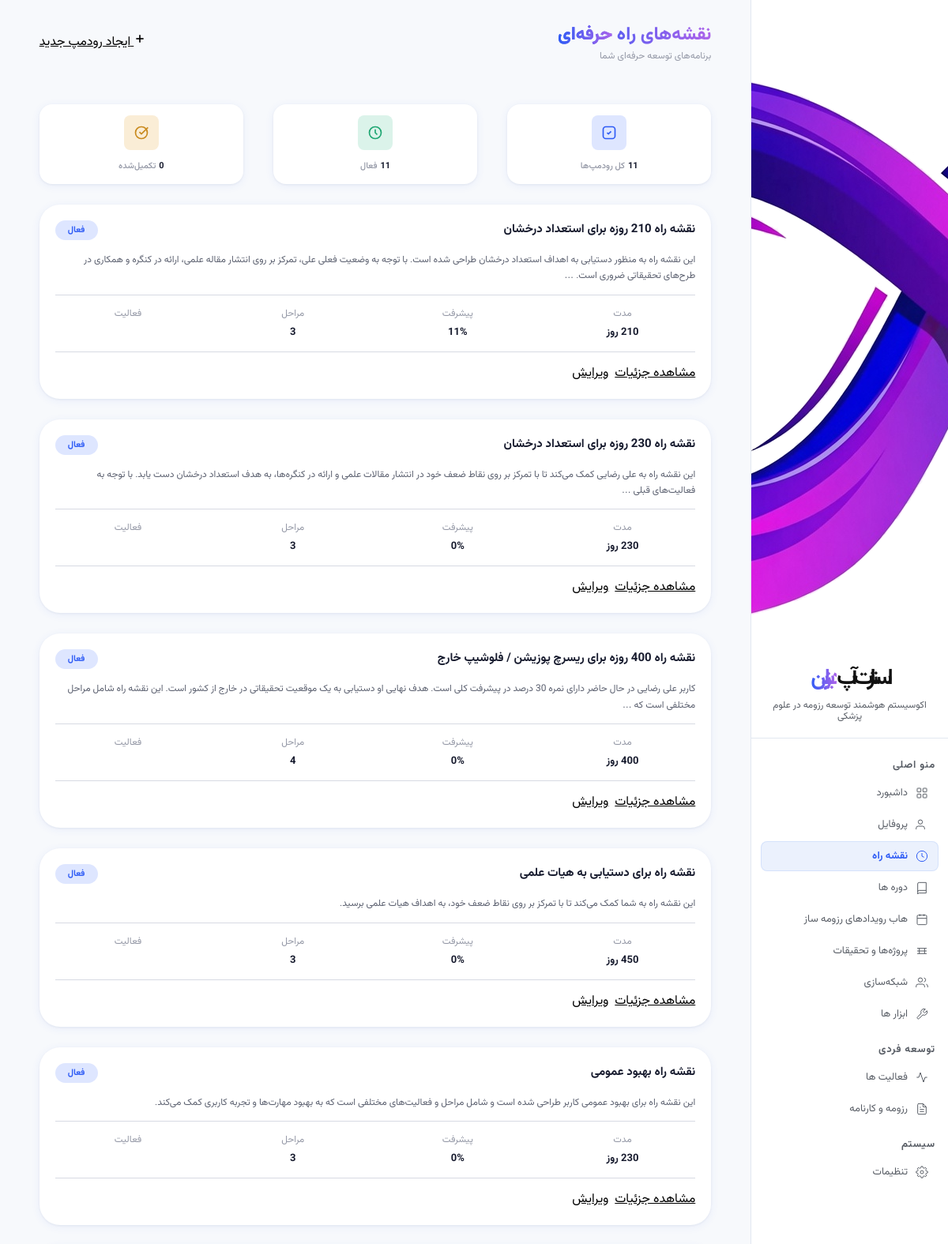
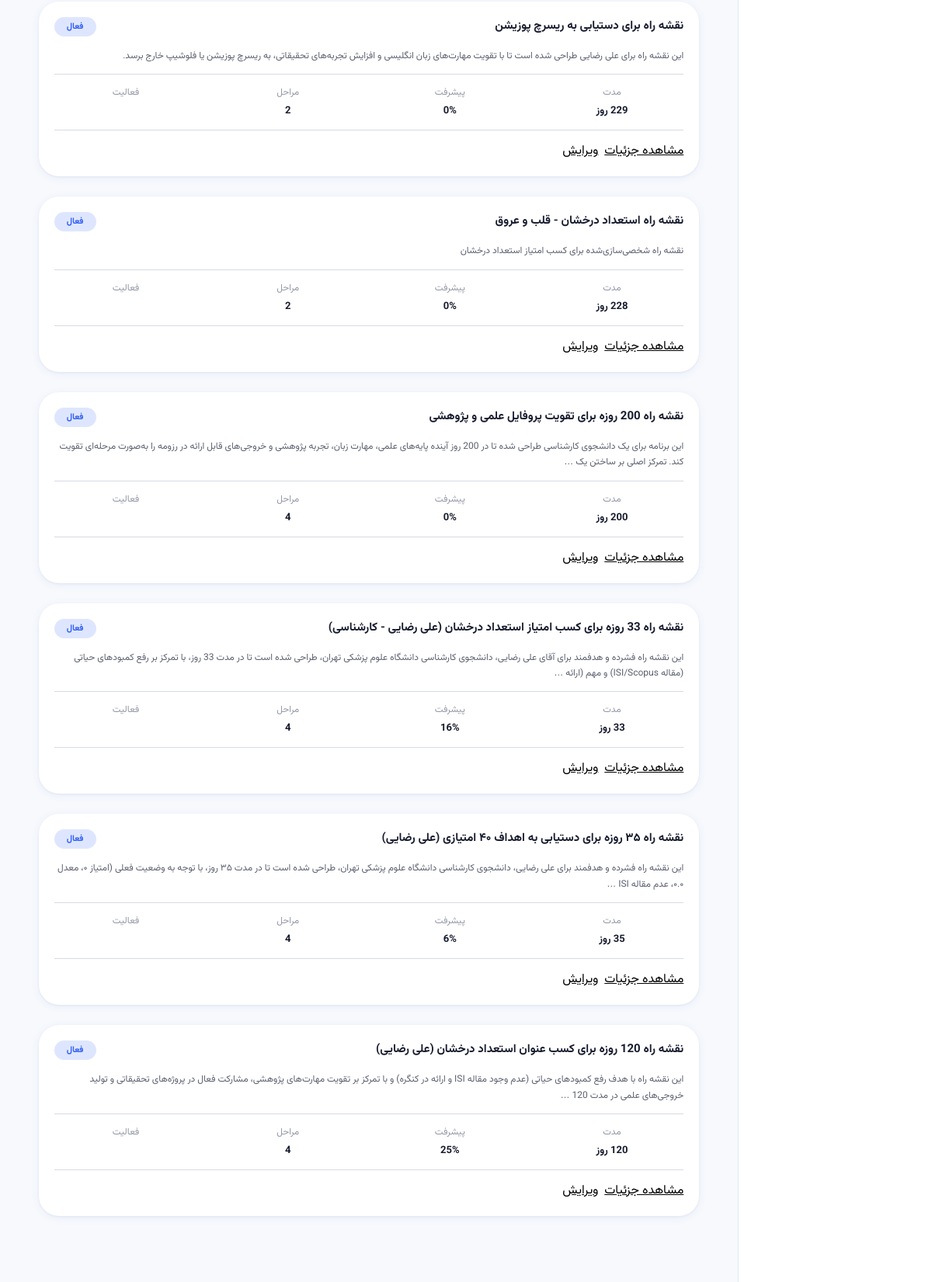
The page /roadmap/ (signed in, upper part) on the database its author committed (2 pictures, top to bottom).
### roadmap/models.py (models this page shows, shortened)
class Roadmap(models.Model):
    STATUS_CHOICES = [
        ('draft', 'پیش‌نویس'),
        ('active', 'فعال'),
        ('completed', 'تکمیل‌شده'),
        ('paused', 'متوقف'),
    ]
    GOAL_CHOICES = [
        ('estedad_darakhshan', 'استعداد درخشان'),
        ('40_emtiaz', '۴۰ امتیازی'),
        ('heyat_elmi', 'هیات علمی'),
        ('research_position', 'ریسرچ پوزیشن / فلوشیپ خارج'),
        ('general', 'بهبود عمومی'),
    ]
    user = models.ForeignKey(User, on_delete=models.CASCADE, related_name='roadmaps')
    title = models.CharField(max_length=255, verbose_name='عنوان رودمپ')
    description = models.TextField(blank=True, null=True, verbose_name='توضیحات')
    goal = models.CharField(max_length=50, choices=GOAL_CHOICES, verbose_name='هدف')
    goal_details = models.TextField(blank=True, null=True, verbose_name='جزئیات هدف')
    status = models.CharField(
        max_length=20,
        choices=STATUS_CHOICES,
        default='draft',
        verbose_name='وضعیت'
    )
    duration_days = models.PositiveIntegerField(
        validators=[MinValueValidator(1), MaxValueValidator(1095)],
        verbose_name='مدت زمان (روز)'
    )
    start_date = models.DateField(auto_now_add=True, verbose_name='تاریخ شروع')
    target_end_date = models.DateField(verbose_name='تاریخ هدف')
    ai_generated = models.BooleanField(default=False, verbose_name='تولید شده توسط AI')
    ai_prompt = models.TextField(blank=True, null=True, verbose_name='prompt AI')
    ai_analysis = models.JSONField(default=dict, blank=True, verbose_name='تحلیل AI')
    total_score = models.FloatField(default=0, verbose_name='امتیاز کل')
    score_breakdown = models.JSONField(default=dict, blank=True, verbose_name='تفکیک امتیاز')
    created_at = models.DateTimeField(auto_now_add=True)
    updated_at = models.DateTimeField(auto_now=True)
    class Meta:
        ordering = ['-created_at']
        verbose_name = 'نقشه راه'
        verbose_name_plural = 'نقشه‌های راه'
    def get_progress(self):
        stages = self.stages.all()
        if not stages:
            return 0
        total = sum(stage.get_progress() for stage in stages)
        return int(total / stages.count())

class Stage(models.Model):
    STATUS_CHOICES = [
        ('upcoming', 'در انتظار'),
        ('active', 'در حال انجام'),
        ('completed', 'تکمیل‌شده'),
    ]
    PHASE_TYPE_CHOICES = [
        ('foundation', 'بنیادی'),
        ('development', 'توسعه'),
        ('optimization', 'بهینه‌سازی'),
        ('execution', 'اجرا'),
    ]
    PRIORITY_CHOICES = [
        ('low', 'کم'),
        ('medium', 'متوسط'),
        ('high', 'زیاد'),
    ]
    roadmap = models.ForeignKey(Roadmap, on_delete=models.CASCADE, related_name='stages')
    order = models.PositiveIntegerField(verbose_name='ترتیب')
    title = models.CharField(max_length=255, verbose_name='عنوان مرحله')
    description = models.TextField(blank=True, null=True, verbose_name='توضیحات')
    objectives = models.TextField(blank=True, null=True, verbose_name='اهداف')
    status = models.CharField(
        max_length=20,
        choices=STATUS_CHOICES,
        default='upcoming',
        verbose_name='وضعیت'
    )
    phase_type = models.CharField(
        max_length=20,
        choices=PHASE_TYPE_CHOICES,
        blank=True,
        null=True,
        verbose_name='نوع فاز'
    )
    priority = models.CharField(
        max_length=10,
        choices=PRIORITY_CHOICES,
        default='medium',
        verbose_name='اولویت'
    )
    duration_days = models.PositiveIntegerField(verbose_name='مدت زمان (روز)')
    start_date = models.DateField(verbose_name='تاریخ شروع')
    end_date = models.DateField(verbose_name='تاریخ پایان')
    milestone = models.CharField(
        max_length=500,
        blank=True,
        null=True,
        verbose_name='نقطه عطف (معیار تکمیل)'
    )
    success_criteria = models.JSONField(default=list, blank=True, verbose_name='معیارهای موفقیت')
    risks = models.JSONField(default=list, blank=True, verbose_name='ریسک‌های احتمالی')
    recommended_resources = models.JSONField(default=list, blank=True, verbose_name='منابع پیشنهادی')
    created_at = models.DateTimeField(auto_now_add=True)
    updated_at = models.DateTimeField(auto_now=True)
    class Meta:
        ordering = ['roadmap', 'order']
        verbose_name = 'مرحله'
        verbose_name_plural = 'مراحل'
        unique_together = ('roadmap', 'order')
    def get_progress(self):
        activities = self.stage_activities.all()
        if not activities:
            return 0
        completed = activities.filter(is_completed=True).count()
        return int((completed / activities.count()) * 100)

class StageActivity(models.Model):
    stage = models.ForeignKey(
        Stage,
        on_delete=models.CASCADE,
        related_name='stage_activities'
    )
    activity = models.ForeignKey(
        Activity,
        on_delete=models.CASCADE,
        related_name='stage_activities'
    )
    order = models.PositiveIntegerField(verbose_name='ترتیب')
    is_completed = models.BooleanField(default=False, verbose_name='تکمیل‌شده')
    completion_date = models.DateField(blank=True, null=True, verbose_name='تاریخ تکمیل')
    saved_to_profile = models.CharField(
        max_length=50,
        blank=True,
        null=True,
        choices=[
            ('articles', 'مقالات'),
            ('presentations', 'ارائه‌ها'),
            ('executive_records', 'سوابق اجرایی'),
            ('training_courses', 'دوره‌های آموزشی'),
        ],
        verbose_name='ثبت شده در'
    )
    profile_data = models.JSONField(default=dict, blank=True, verbose_name='داده‌های پروفایل')
    progress_percentage = models.PositiveIntegerField(
        default=0,
        validators=[MinValueValidator(0), MaxValueValidator(100)],
        verbose_name='درصد پیشرفت'
    )
    notes = models.TextField(blank=True, null=True, verbose_name='یادداشت‌ها')
    actual_start_date = models.DateField(
        blank=True,
        null=True,
        verbose_name='تاریخ شروع واقعی'
    )
    actual_end_date = models.DateField(
        blank=True,
        null=True,
        verbose_name='تاریخ پایان واقعی'
    )
    static_item_id = models.CharField(
        max_length=100,
        blank=True,
        null=True,
        verbose_name='شناسه آیتم ثابت'
    )
    static_item_data = models.JSONField(
        default=dict,
        blank=True,
        verbose_name='داده‌های آیتم ثابت'
    )
    activity_source = models.CharField(
        max_length=20,
        choices=[
            ('static', 'از لیست ثابت'),
            ('custom', 'دستی ایجاد شده'),
        ],
        default='custom',
        verbose_name='منبع فعالیت'
    )
    checkpoints = models.JSONField(
        default=list,
        blank=True,
        verbose_name='نقاط کنترل',
        help_text=(
            '[{"id": 1, "source_type": "manual|course|project", "title": "...", '
            '"description": "...", "priority": "low|medium|high", "due_date": null, '
            '"notes": "...", "source_id": null, "source_url": null, '
            '"is_completed": false, "date": null}]'
        )
    )
    resources = models.JSONField(
        default=list,
        blank=True,
        verbose_name='منابع',
        help_text='[{"title": "...", "url": "...", "type": "link"}]'
    )
    result_summary = models.TextField(
        blank=True,
        null=True,
        verbose_name='خلاصه نتایج'
    )
    outcome_data = models.JSONField(
        default=dict,
        blank=True,
        verbose_name='داده‌های نتیجه'
    )
    created_at = models.DateTimeField(auto_now_add=True)
    updated_at = models.DateTimeField(auto_now=True)
    class Meta:
        ordering = ['stage', 'order']
        verbose_name = 'فعالیت مرحله'
        verbose_name_plural = 'فعالیت‌های مرحله'
        unique_together = ('stage', 'activity', 'order')

### roadmap/views.py (the view)
# urls.py: path('', views.roadmap_list, name='roadmap_list'),
@login_required
def roadmap_list(request):
    roadmaps = Roadmap.objects.filter(user=request.user).prefetch_related('stages')
    context = {
        'roadmaps': roadmaps,
        'active_count': roadmaps.filter(status='active').count(),
        'completed_count': roadmaps.filter(status='completed').count(),
    }
    return render(request, 'roadmap/roadmap_list.html', context)

### templates/roadmap/roadmap_list.html (shortened to what this page needs)
{% extends 'base.html' %}
{% load static %}
{% block extra_css %}
<link rel="stylesheet" href="{% static 'css/roadmap.css' %}">
{% endblock %}
{% block content %}
<div class="rm-page">
  <div class="rm-topbar">
    <div>
      <h1 class="rm-page-title">نقشه‌های راه <span class="rm-title-grad">حرفه‌ای</span></h1>
      <p class="rm-page-sub">برنامه‌های توسعه حرفه‌ای شما</p>
    </div>
    <a href="{% url 'roadmap:roadmap_create' %}" class="rm-btn rm-btn-primary">
      <svg width="16" height="16" viewBox="0 0 24 24" fill="none" stroke="currentColor" stroke-width="2.5"><line x1="12" y1="5" x2="12" y2="19"/><line x1="5" y1="12" x2="19" y2="12"/></svg>
      ایجاد رودمپ جدید
    </a>
  </div>
  <div class="rm-stats-row-3">
    <div class="rm-stat-card">
      <span class="rm-stat-icon rm-stat-icon-total">
        <svg width="20" height="20" viewBox="0 0 24 24" fill="none" stroke="currentColor" stroke-width="2"><rect x="3" y="3" width="18" height="18" rx="4"/><path d="M9 12l2 2 4-4"/></svg>
      </span>
      <div>
        <span class="rm-stat-value">{{ roadmaps|length }}</span>
        <span class="rm-stat-label">کل رودمپ‌ها</span>
      </div>
    </div>
    <div class="rm-stat-card">
      <span class="rm-stat-icon rm-stat-icon-active">
        <svg width="20" height="20" viewBox="0 0 24 24" fill="none" stroke="currentColor" stroke-width="2"><circle cx="12" cy="12" r="9"/><path d="M12 7v5l3 3"/></svg>
      </span>
      <div>
        <span class="rm-stat-value">{{ active_count }}</span>
        <span class="rm-stat-label">فعال</span>
      </div>
    </div>
    <div class="rm-stat-card">
      <span class="rm-stat-icon rm-stat-icon-done">
        <svg width="20" height="20" viewBox="0 0 24 24" fill="none" stroke="currentColor" stroke-width="2"><path d="M9 11l3 3L22 4"/><path d="M21 12a9 9 0 11-18 0 9 9 0 0118 0z"/></svg>
      </span>
      <div>
        <span class="rm-stat-value">{{ completed_count }}</span>
        <span class="rm-stat-label">تکمیل‌شده</span>
      </div>
    </div>
  </div>
  {% if roadmaps %}
  <div class="rm-grid">
    {% for roadmap in roadmaps %}
    <div class="rm-card">
      <div class="rm-card-head">
        <h3 class="rm-card-title">{{ roadmap.title }}</h3>
        <span class="rm-status-pill rm-status-{{ roadmap.status }}">
          {% if roadmap.status == 'active' %}فعال
          {% elif roadmap.status == 'completed' %}تکمیل‌شده
          {% elif roadmap.status == 'paused' %}متوقف
          {% else %}پیش‌نویس{% endif %}
        </span>
      </div>
      <p class="rm-card-desc">{{ roadmap.description|truncatewords:35 }}</p>
      <div class="rm-meta-row">
        <div class="rm-meta-item">
          <span class="rm-meta-label">مدت</span>
          <span class="rm-meta-val">{{ roadmap.duration_days }} روز</span>
        </div>
        <div class="rm-meta-item">
          <span class="rm-meta-label">پیشرفت</span>
          <span class="rm-meta-val">{{ roadmap.get_progress  }}%</span>
        </div>
        <div class="rm-meta-item">
          <span class="rm-meta-label">مراحل</span>
          <span class="rm-meta-val">{{ roadmap.stages.count }}</span>
        </div>
        <div class="rm-meta-item">
          <span class="rm-meta-label">فعالیت</span>
        </div>
      </div>
      <div class="rm-card-footer">
        <a href="{% url 'roadmap:roadmap_detail' roadmap.id %}" class="rm-btn rm-btn-primary rm-n-sm">مشاهده جزئیات</a>
        <a href="{% url 'roadmap:roadmap_edit' roadmap.id %}" class="rm-btn rm-btn-ghost rm-btn-sm">ویرایش</a>
      </div>
    </div>
    {% endfor %}
  </div>
  {% endif %}
</div>
{% endblock %}

### static/css/common.css (style rules this page uses)
*, *::before, *::after { box-sizing: border-box; margin: 0; padding: 0; }
html { scroll-behavior: smooth; }
:root { --gap: 26px; --gap-xs: calc(var(--gap) * 0.3); --gap-sm: calc(var(--gap) - 2px); --gap-smm: calc(var(--gap) - 6px); --gap-smmm: calc(var(--gap) - 12px); --gap-md: calc(var(--gap) * 0.75); --gap-lg: calc(var(--gap) + 2px); --gap-lgg: calc(var(--gap) + 6px); --gap-lggg: calc(var(--gap) + 12px); --gap-xl: calc(var(--gap) * 2); --gap-2xl: calc(var(--gap) * 3); --text: 8px; --text-xs: calc(var(--text) + 0px); --text-sm: calc(var(--text) + 1px); --text-base: calc(var(--text) + 2px); --text-lg: calc(var(--text) + 3px); --text-xl: calc(var(--text) + 4px); --text-2xl: calc(var(--text) + 5px); --text-3xl: calc(var(--text) + 7px); --text-4xl: calc(var(--text) + 9px); --text-5xl: calc(var(--text) + 11px); --text-6xl: calc(var(--text) + 15px); --text-7xl: calc(var(--text) + 20px); --bg-page: #eef0f5; --card: #ffffff; --card-soft: #f5f6fa; --line: #dbdada80; --bg: #F7F9FC; --white: #FFFFFF; --black: #111111; --paper: #f7f9fb; --ink: #20233F; --ink-900: #171b2e; --ink-700: #383d52; --ink-600: #5c6170; --ink-mid: #3a4a5a; --ink-400: #9498a6; --ink-200: #d7dae3; --ink-100: #eef0f5; --ink-muted: #8a9bac; --muted: #767b98; --text-1: #2D3748; --text-2: #3e4147; --text-muted: #595e66; --primary: #2f5cf5; --primary-ink: #1f3fc9; --primary-soft: #dee6ff; --primary-softer: #eef1ff; --primary-light: #EBF1FD; --primary-dark: var(--primary-ink); --primary-hover: var(--primary-ink); --accent: #7EC8C8; --accent-2: #00b89c; --accent-light: #E8F7F7; --blue: #3E63DD; --blue-soft: #7C93F5; --green: #1ea672; --green-soft: #dbf3ea; --red: #e0553f; --red-soft: #fbe2de; --red-deep: #B91C1C; --danger: #e84040; --amber: #c98a1e; --amber-soft: #faedd6; --purple: #ac63ea; --purple-deep: #5B21B6; --purple-soft: rgba(172, 99, 234, 0.12); --gold: #b8873a; --gold-soft: #f6ecda; --bg-1: #eef1ff; --bg-2: #f3eefc; --bg-card: var(--card); --card-bg: var(--card); --page-bg: var(--bg-page); --sidebar-bg: #FFFFFF; --border: #E2E8F0; --rule: #dde4ec; --radius: 10px; --radius-sm: 8px; --radius-card: 22px; --radius-lg: 26px; --radius-md: 16px; --sd-radius-lg: 20px; --sd-radius-md: 14px; --sd-radius-sm: 9px; --shadow-box: 0 2px 4px rgba(0, 0, 0, 0.05); --shadow-sm: 0 4px 10px rgba(20, 26, 46, .02); --shadow: 0 2px 8px rgba(91, 141, 239, 0.10); --shadow-md: 0 10px 30px rgba(20, 26, 46, .08); --shadow-card: 0 2px 12px rgba(47, 92, 245, .07), 0 1px 3px rgba(23, 27, 46, .06); --shadow-btn: 0 2px 8px rgba(47, 92, 245, .25); --shadow-elevated: 0 6px 24px rgba(47, 92, 245, .12), 0 2px 6px rgba(47, 92, 245, .06); --shadow-hover: 0 12px 32px rgba(47, 92, 245, .14); --shadow-lg: 0 20px 48px rgba(47, 92, 245, 0.14); --shadow-glow: 0 0 0 6px var(--primary-softer); --sd-shadow: 0 2px 12px rgba(47, 92, 245, .07); --sd-shadow-md: 0 4px 24px rgba(47, 92, 245, .11); --transition: 0.15s ease; --ease: cubic-bezier(.22, 1, .36, 1); --sd-primary: var(--primary); --sd-primary-soft: var(--primary-soft); --sd-green: var(--green); --sd-green-soft: var(--green-soft); --sd-amber: var(--amber); --sd-amber-soft: var(--amber-soft); --sd-red: var(--red); --sd-red-soft: var(--red-soft); --sd-ink-900: var(--ink-900); --sd-ink-600: var(--ink-600); --sd-ink-400: var(--ink-400); --sd-ink-200: var(--ink-200); --sd-bg: var(--bg-page); --sd-white: var(--card); }
body { background: var(--bg); color: var(--text); min-height: 100vh; display: flex; }
html, body, p, span, div, h1, td, h2, h3, h4, h5, h6, a, li, ul, ol, label, small, medium, strong, em, b, i, blockquote, q, cite, code, pre, button, input, textarea, select, option { font-family: "Vazirmatn", "Roboto", sans-serif; }
* { scrollbar-width: thin; scrollbar-color: var(--ink-200) transparent; box-sizing: border-box; }
a { color: inherit; }

### rows shown on the page
Roadmap: title "نقشه راه 210 روزه برای استعداد درخشان", status "فعال", description "این نقشه راه به منظور دستیابی به اهداف استعداد درخشان طراحی شده است. با توجه به وضعیت فعلی علی، تمرکز بر روی انتشار مقاله علمی، ارائه در کنگره و همکاری در طرح‌های تحقیقاتی ضروری است. …", duration_days "210", get_progress "11", stages.count "3"
Roadmap: title "نقشه راه 230 روزه برای استعداد درخشان", status "فعال", description "این نقشه راه به علی رضایی کمک می‌کند تا با تمرکز بر روی نقاط ضعف خود در انتشار مقالات علمی و ارائه در کنگره‌ها، به هدف استعداد درخشان دست یابد. با توجه به فعالیت‌های قبلی …", duration_days "230", get_progress "0", stages.count "3"
Roadmap: title "نقشه راه 400 روزه برای ریسرچ پوزیشن / فلوشیپ خارج", status "فعال", description "کاربر علی رضایی در حال حاضر دارای نمره 30 درصد در پیشرفت کلی است. هدف نهایی او دستیابی به یک موقعیت تحقیقاتی در خارج از کشور است. این نقشه راه شامل مراحل مختلفی است که …", duration_days "400", get_progress "0", stages.count "4"
Roadmap: title "نقشه راه برای دستیابی به هیات علمی", status "فعال", description "این نقشه راه به شما کمک می‌کند تا با تمرکز بر روی نقاط ضعف خود، به اهداف هیات علمی برسید.", duration_days "450", get_progress "0", stages.count "3"
Roadmap: title "نقشه راه بهبود عمومی", status "فعال", description "این نقشه راه برای بهبود عمومی کاربر طراحی شده است و شامل مراحل و فعالیت‌های مختلفی است که به بهبود مهارت‌ها و تجربه کاربری کمک می‌کند.", duration_days "230", get_progress "0", stages.count "3"
Roadmap: title "نقشه راه برای دستیابی به ریسرچ پوزیشن", status "فعال", description "این نقشه راه برای علی رضایی طراحی شده است تا با تقویت مهارت‌های زبان انگلیسی و افزایش تجربه‌های تحقیقاتی، به ریسرچ پوزیشن یا فلوشیپ خارج برسد.", duration_days "229", get_progress "0", stages.count "2"
Roadmap: title "نقشه راه استعداد درخشان - قلب و عروق", status "فعال", description "نقشه راه شخصی‌سازی‌شده برای کسب امتیاز استعداد درخشان", duration_days "228", get_progress "0", stages.count "2"
Roadmap: title "نقشه راه 200 روزه برای تقویت پروفایل علمی و پژوهشی", status "فعال", description "این برنامه برای یک دانشجوی کارشناسی طراحی شده تا در 200 روز آینده پایه‌های علمی، مهارت زبان، تجربه پژوهشی و خروجی‌های قابل ارائه در رزومه را به‌صورت مرحله‌ای تقویت کند. تمرکز اصلی بر ساختن یک …", duration_days "200", get_progress "0", stages.count "4"
Roadmap: title "نقشه راه 33 روزه برای کسب امتیاز استعداد درخشان (علی رضایی - کارشناسی)", status "فعال", description "این نقشه راه فشرده و هدفمند برای آقای علی رضایی، دانشجوی کارشناسی دانشگاه علوم پزشکی تهران، طراحی شده است تا در مدت 33 روز، با تمرکز بر رفع کمبودهای حیاتی (مقاله ISI/Scopus) و مهم (ارائه …", get_progress "16", stages.count "4"
Roadmap: title "نقشه راه ۳۵ روزه برای دستیابی به اهداف ۴۰ امتیازی (علی رضایی)", status "فعال", description "این نقشه راه فشرده و هدفمند برای علی رضایی، دانشجوی کارشناسی دانشگاه علوم پزشکی تهران، طراحی شده است تا در مدت ۳۵ روز، با توجه به وضعیت فعلی (امتیاز ۰، معدل ۰.۰، عدم مقاله ISI …", get_progress "6", stages.count "4"
Roadmap: title "نقشه راه 120 روزه برای کسب عنوان استعداد درخشان (علی رضایی)", status "فعال", description "این نقشه راه با هدف رفع کمبودهای حیاتی (عدم وجود مقاله ISI و ارائه در کنگره) و با تمرکز بر تقویت مهارت‌های پژوهشی، مشارکت فعال در پروژه‌های تحقیقاتی و تولید خروجی‌های علمی در مدت 120 …", duration_days "120", get_progress "25", stages.count "4"

### other values the page prints
{{ roadmaps|length }} "11"
{{ active_count }} "11"
{{ completed_count }} "0"
